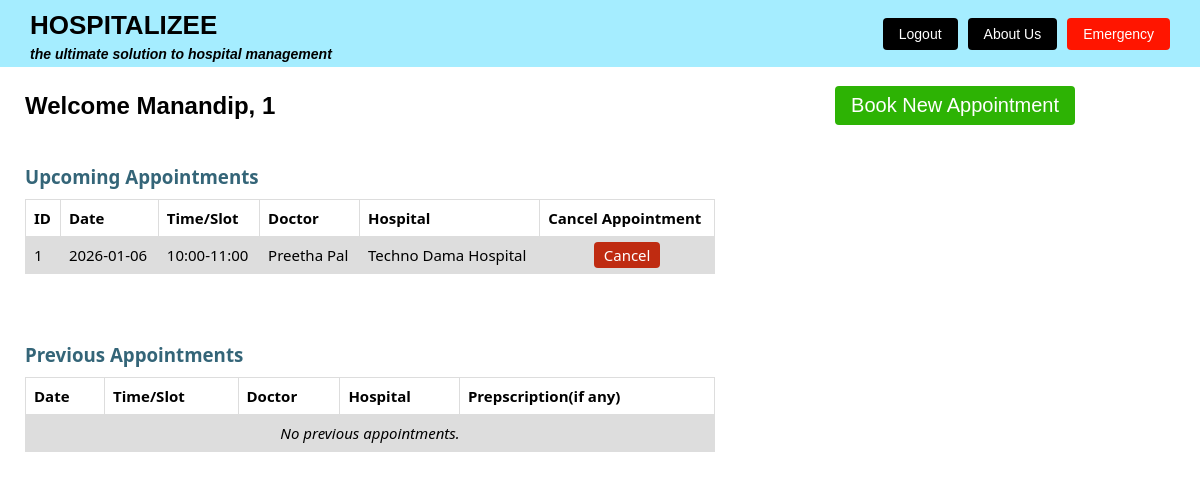
The app's page /patient/dashboard (signed in) with its own data.
### app.py (models this page shows)
class Patient(db.Model):
    id = db.Column(db.Integer, primary_key=True)
    email = db.Column(db.String(100), unique=True, nullable=False)
    fname = db.Column(db.String(100), nullable=False)
    lname = db.Column(db.String(100), nullable=False)
    dob = db.Column(db.Date, nullable=False)
    phone = db.Column(db.String(15), nullable=True)
    password = db.Column(db.String(200), nullable=False)
    pincode = db.Column(db.Integer, nullable=False)
    lat = db.Column(db.Float, nullable=True)
    lon = db.Column(db.Float, nullable=True)

class Appointment(db.Model):
    id = db.Column(db.Integer, primary_key=True)
    patient_id = db.Column(db.Integer, db.ForeignKey('patient.id'), nullable=False)
    fname = db.Column(db.String(100), nullable=False)
    lname = db.Column(db.String(100), nullable=False)
    doctor_id = db.Column(db.Integer, db.ForeignKey('doctor.id'), nullable=False)
    hospital_id = db.Column(db.Integer, db.ForeignKey('hospital.id'), nullable=False)
    appointment_date = db.Column(Date, nullable=False)
    appointment_slot = db.Column(db.String(50), nullable=False)
    status = db.Column(db.String(50), nullable=False)

class Doctor(db.Model):
    id = db.Column(db.Integer, primary_key=True)
    name = db.Column(db.String(200), nullable=False)
    department_id = db.Column(db.Integer, db.ForeignKey('departments.id'), nullable=False)
    qualification = db.Column(db.String(200), nullable=False)
    experience = db.Column(db.Integer, nullable=False)
    hospital_id = db.Column(db.Integer, db.ForeignKey('hospital.id'), nullable=False)
    slots = db.Column(JSON, nullable=False, default=list)

class Hospital(db.Model):
    id = db.Column(db.Integer, primary_key=True)
    gid = db.Column(db.String(100), unique=True, nullable=False)
    email = db.Column(db.String(100), unique=True, nullable=False)
    password = db.Column(db.String(200), nullable=False)
    name = db.Column(db.String(100), nullable=False)
    address = db.Column(db.String(200), nullable=False)
    telephone = db.Column(db.String(15), nullable=False)
    pincode = db.Column(db.Integer, nullable=False)
    lat = db.Column(db.Float, nullable=True)
    lon = db.Column(db.Float, nullable=True)
    emergency_capacity = db.Column(db.Integer, nullable=False)
    depts = db.Column(JSON, nullable=True)
    cur_emergency_availability = db.Column(db.Integer, nullable=False)
    cur_emergency_doctors = db.Column(JSON, nullable = True)

### app.py (the view)
@app.route('/patient/dashboard')
def patient_dashboard():
    if 'user_id' not in session and not request.args.get('user_id'):
        return render_template(
            'alert.html',
            message="You are not logged in.",
            redirect_url="/patient/login"
        )
    if 'user_id' in session:
        user_id = session['user_id']
    else:
        user_id = request.args.get('user_id')
    user = Patient.query.get(user_id)
    u_app = db.session.query(Appointment.id.label('id'), Appointment.appointment_date.label('date'), Appointment.appointment_slot.label('slot'), Doctor.name.label('doctor_name'), Hospital.name.label('hospital_name')).join(Doctor, Appointment.doctor_id == Doctor.id).join(Hospital, Appointment.hospital_id == Hospital.id).filter(Appointment.patient_id == user.id, Appointment.appointment_date >= today).all()
    p_app = db.session.query(Appointment.id.label('id'), Appointment.appointment_date.label('date'), Appointment.appointment_slot.label('slot'), Doctor.name.label('doctor_name'), Hospital.name.label('hospital_name')).join(Doctor, Appointment.doctor_id == Doctor.id).join(Hospital, Appointment.hospital_id == Hospital.id).filter(Appointment.patient_id == user.id, Appointment.appointment_date < today).all()
    session['patient_id'] = user.id
    return render_template('patient_dashboard.html', user=user, u_app=u_app, p_app=p_app)

### templates/patient_dashboard.html (shortened to what this page needs)
<!DOCTYPE html>
<html lang="en">
<head>
</head>
<body>
    <div class="top-border">
        <div>
            <h1>HOSPITALIZEE</h1>
            <h4>the ultimate solution to hospital management</h4>
        </div>
        <div class="btn-group">
            <a href="/patient/logout" class="btn btn-all">Logout</a>
            <a href="/about" class="btn btn-all">About Us</a>
            <a href="/emergency" class="btn btn-emergency">Emergency</a>
        </div>
    </div>
    <div class="login">
        <div class="login-card">
            <div style="padding: 5px 25px; align-items: center; justify-content: space-between; display: flex;">
                <h2>Welcome {{ user.fname }}, {{ user.id }}</h2>
                <div class="btn-group"  style="padding-right: 100px;">
                    <a href="/patient/new-appointment" class="btn btn-all" style=" background-color: rgb(45, 179, 4); font-size: 20px;">Book New Appointment</a>
                </div>
            </div>
            <div id="content" style="padding: 0px 25px">
                <h3 class="headings" style="margin-bottom: 10px; color:#346578; font-family: system-ui;" >Upcoming Appointments </h3>
            </div>
            <div id="table" style="padding: 0px 25px">
                <table class="table">
                    <tr style="font-family: system-ui;">
                        <th scope="col">ID</th>
                        <th scope="col">Date</th>
                        <th scope="col">Time/Slot</th>
                        <th scope="col">Doctor</th>
                        <th scope="col">Hospital</th>
                        <th scope="col">Cancel Appointment</th>
                    </tr>
                    {% if u_app %}
                        {% for app in u_app %}
                        <tr>
                            <td>{{ app.id }}</td>
                            <td>{{ app.date }}</td>
                            <td>{{ app.slot }}</td>
                            <td>{{ app.doctor_name }}</td>
                            <td>{{ app.hospital_name }}</td>
                            <td style="text-align: center;">
                                <a href="/patient/cancel-appointment?app_id={{ app.id }}&user_id={{ user.id }}"
                                class="btn btn-all" style=" background-color: rgb(191, 43, 17); font-size: 15px; padding: 3px 10px;">
                                    Cancel
                                </a>
                            </td>
                        </tr>
                        {% endfor %}
                    {% else %}
                        <tr>
                            <td colspan="5" style="text-align:center; font-style:italic;">
                                No previous appointments.
                            </td>
                        </tr>
                    {% endif %}
                </table>
            </div>
            <div style="height: 50px;"></div>
            <div id="content" style="padding: 0px 25px">
                <h3 class="headings" style="margin-bottom: 10px; color:#346578; font-family: system-ui;" >Previous Appointments </h3>
            </div>
            <div id="table" style="padding: 0px 25px">
                <table class="table">
                    <tr style="font-family: system-ui;">
                        <th scope="col">Date</th>
                        <th scope="col">Time/Slot</th>
                        <th scope="col">Doctor</th>
                        <th scope="col">Hospital</th>
                        <th scope="col">Prepscription(if any)</th>
                    </tr>
                    {% if p_app %}
                        {% for app in p_app %}
                        <tr>
                            <td>{{ app.date }}</td>
                            <td>{{ app.slot }}</td>
                            <td>{{ app.doctor_name }}</td>
                            <td>{{ app.hospital_name }}</td>
                            <td>{{ app.prescription }}</td>
                        </tr>
                        {% endfor %}
                    {% else %}
                        <tr>
                            <td colspan="5" style="text-align:center; font-style:italic;">
                                No previous appointments.
                            </td>
                        </tr>
                    {% endif %}
                </table>
            </div>
        </div>
    </div>
</body>
</html>

### templates/patient_dashboard.html (style rules this page uses)
body { margin: 0; font-family: Arial, sans-serif; }
.top-border { border-top: 0px solid #077cf0; background-color: #a5edff; padding: 5px 30px; display: flex; align-items: center; justify-content: space-between; }
.top-border h1 { margin: 5px 0; font-size: 26px; font-weight: bold; color: #000000; }
.top-border h4 { margin: 0; font-size: 14px; font-style: italic; color: #000000; }
.btn-group { display: flex; gap: 10px; }
.btn { padding: 8px 16px; text-decoration: none; border: none; background-color: #2c3e50; color: white; font-size: 14px; cursor: pointer; border-radius: 4px; }
.btn-all { background-color: black; }
.btn-emergency { background-color: #ff1500; }
table { font-family: system-ui; border-collapse: collapse; width: 60%; font-size: 15px; }
td, th { border: 1px solid #dddddd; text-align: left; padding: 8px; }
tr:nth-child(even) { background-color: #dddddd; }

### records on screen
Patient: fname "Manandip", id "1"
Appointment: id "1", date "2026-01-06", slot "10:00-11:00", doctor_name "Preetha Pal", hospital_name "Techno Dama Hospital"
